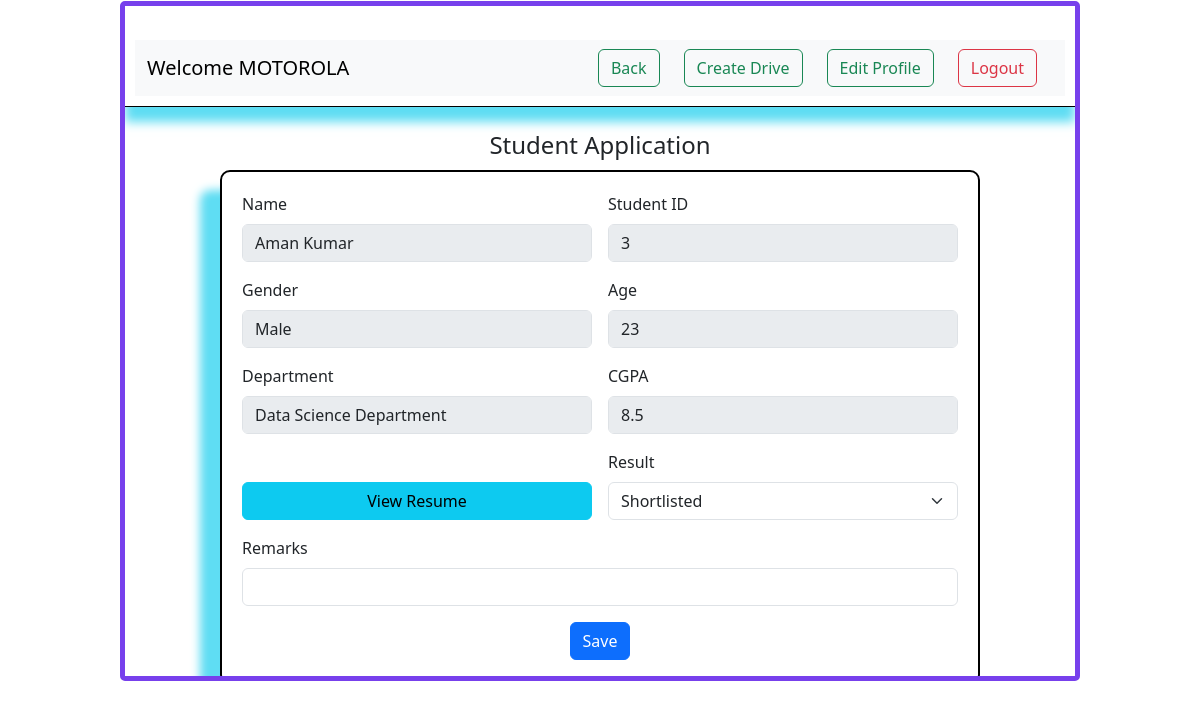
/company/applications/review/1/1 (signed in), run on the app's committed database.
### application/models.py (models this page shows)
class User(db.Model) :
    id = db.Column(db.Integer, primary_key=True)
    username = db.Column(db.String(150), unique=True, nullable=False)
    email = db.Column(db.String(100), unique=True, nullable=False)
    password = db.Column(db.String(150), nullable=False)
    role = db.Column(db.String(20), nullable=False)    # 'admin', 'student', 'company'
    is_active = db.Column(db.Boolean, default=True)
    age = db.Column(db.Integer)
    gender = db.Column(db.String(20))
    department = db.Column(db.String(100))
    cgpa = db.Column(db.Float)
    resume = db.Column(db.String(200))
    brief = db.Column(db.Text)
    headquarter = db.Column(db.String(200))
    website = db.Column(db.String(200))
    hr_contact = db.Column(db.String(150))
    is_approved = db.Column(db.Boolean, default=False)
    applications = db.relationship('Application', backref='student', cascade='all, delete')  #If student is deleted -> applications also deleted.
    drives = db.relationship('PlacementDrive', backref='company', cascade="all, delete")     #If company is deleted -> drives also deleted

class Application(db.Model) :
    id = db.Column(db.Integer, primary_key=True)
    student_id = db.Column(db.Integer, db.ForeignKey('user.id'), nullable=False)
    drive_id = db.Column(db.Integer, db.ForeignKey('placement_drive.id'), nullable=False)
    application_date = db.Column(db.Date)
    status = db.Column(db.String(50), default='Applied')           # 'Applied', 'Shortlisted', 'Selected', 'Rejected'
    remarks = db.Column(db.Text)
    __table_args__ = (db.UniqueConstraint('student_id', 'drive_id', name='unique_application'),)     #to prevent duplicate applications

### application/controllers.py (the view, shortened to what this page needs)
@app.route("/company/applications/review/<int:app_id>/<int:drive_id>", methods=['GET', 'POST'])
def review(app_id, drive_id) :
        if 'user_id' not in session or session.get('role') != 'company':
            return redirect(url_for('login'))
        company = User.query.get(session['user_id'])
        drive = PlacementDrive.query.get(drive_id)
        application = Application.query.get(app_id)
        return render_template("companys_std_application.html", company=company, drive=drive, application=application)

### templates/companys_std_application.html (shortened to what this page needs)
<!DOCTYPE html>
<html lang="en">
<head>
    <link rel="stylesheet" href="{{ url_for('static', filename='style.css') }}">
    <link href="https://cdn.jsdelivr.net/npm/bootstrap@5.3.8/dist/css/bootstrap.min.css"
    rel="stylesheet">
</head>
<body>
    <div id="main">
        <div id="canvas"><br>
            <div id="top">
                <nav class="navbar navbar-expand-lg bg-body-tertiary">
                <div class="container-fluid">
                    <a class="navbar-brand">Welcome {{company.username}}</a>
                    <div class="collapse navbar-collapse" id="navbarSupportedContent">
                        <ul class="navbar-nav ms-auto mb-2 mb-lg-0">
                            <li class="nav-item mx-2">
                                <a class="btn btn-outline-success me-2" href="{{ url_for('all_applications', drive_id=drive.id) }}">Back</a>
                            </li>
                            <li class="nav-item mx-2">
                                <a class="btn btn-outline-success me-2" href="{{ url_for('create_drive') }}">Create Drive</a>
                            </li>
                            <li class="nav-item mx-2">
                                <a class="btn btn-outline-success me-2" href="{{ url_for('cmp_edit_profile') }}">Edit Profile</a>
                            </li>
                            <li class="nav-item mx-2">
                                <a class="btn btn-outline-danger me-2" href="{{ url_for('logout') }}">Logout</a>
                            </li>
                        </ul>
                    </div>
                </div>
                </nav>
            </div><br>
            <div class="text-center">
                <h4>Student Application</h4>
            </div>
            <div id="inside-content">
                <form action="{{ url_for('review', app_id=application.id, drive_id=drive.id, ) }}" method="post" class="row g-3">
                    <div class="col-md-6">
                        <label for="name" class="form-label">Name</label>
                        <input type="text" class="form-control" value="{{ application.student.username }}" aria-label="Disabled input example" disabled readonly>
                    </div>
                        <div class="col-md-6">
                        <label for="id" class="form-label">Student ID</label>
                        <input type="text" class="form-control" value="{{ application.student.id }}" aria-label="Disabled input example" disabled readonly>
                    </div>
                    <div class="col-md-6">
                        <label for="gender" class="form-label">Gender</label>
                        <input type="text" class="form-control" value="{{ application.student.gender }}" aria-label="Disabled input example" disabled readonly>
                    </div>
                    <div class="col-md-6">
                        <label for="age" class="form-label">Age</label>
                        <input type="text" class="form-control" value="{{ application.student.age }}" aria-label="Disabled input example" disabled readonly>
                    </div>
                    <div class="col-md-6">
                        <label for="department" class="form-label">Department</label>
                        <input type="text" class="form-control" value="{{ application.student.department }}" aria-label="Disabled input example" disabled readonly>
                    </div>
                    <div class="col-md-6">
                        <label for="cgpa" class="form-label">CGPA</label>
                        <input type="text" class="form-control" value="{{ application.student.cgpa }}" aria-label="Disabled input example" disabled readonly>
                    </div>
                    <div class="col-md-6 d-flex align-items-end">
                        <a href="{{ application.student.resume }}" target="_blank" class="btn btn-info w-100">
                            View Resume
                        </a>
                    </div>
                    <div class="col-md-6">
                        <label for="status" class="form-label">Result</label>
                        <select class="form-select" id="status" name="status" required>
                            <option selected disabled>{{ application.status }}</option>
                        </select>
                    </div><br>
                    <div class="col-12">
                        <label for="remarks" class="form-label">Remarks</label>
                        <input type="text" class="form-control" id="remarks" name="remarks" required>
                    </div>
                    <div class="text-center">
                        <input type="submit" class="btn btn-primary" value="Save"><br>
                    </div>
                </form>
            </div><br>
        </div>
    </div>
</body>
</html>

### static/style.css (style rules this page uses)
* { margin:0px; }
#main { margin-top: 1px; }
#canvas { border: 5px solid rgb(119, 64, 236); width:80%; height: 680px; margin:auto; overflow-y: auto; border-radius: 5px; }
#top { position: sticky; top: 0; background-color: white; z-index: 100; padding: 10px; border-bottom: 1px solid black; box-shadow: 0px 15px 10px rgb(95, 221, 243); }
#inside-content { border: 2px solid black; border-radius: 10px; width: 80%; height: 360px; margin: auto; padding: 15px; overflow-y: auto; box-shadow: -20px 20px 10px rgb(95, 221, 243); }

### templates/companys_std_application.html (style rules this page uses)
#inside-content { margin-top: 10px; padding: 20px; height:515px; width: 80%; }

### data on the page
User: username "MOTOROLA"
User: student.username "Aman Kumar", student.id "3", student.gender "Male", student.age "23", student.department "Data Science Department", student.cgpa "8.5"
Application: status "Shortlisted"
